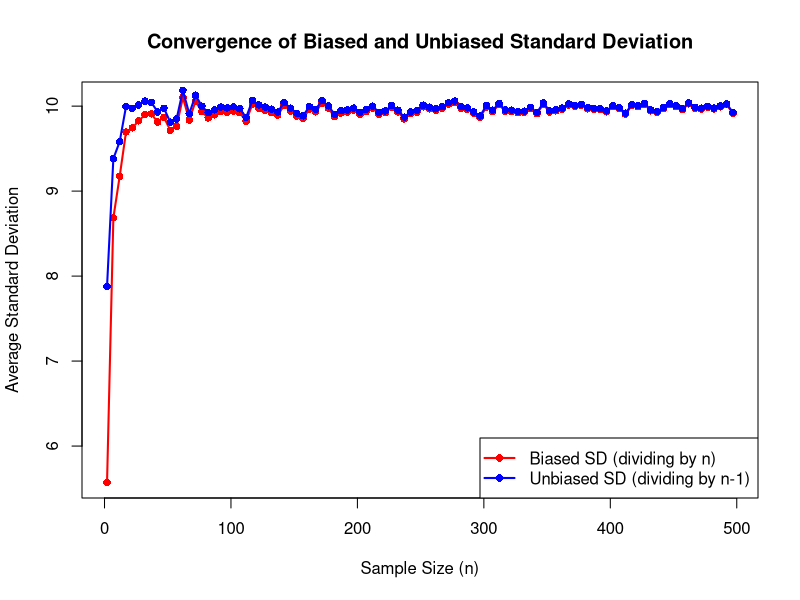

This figure's R source:
# Set seed for reproducibility
set.seed(123)

# Generate a large population (true distribution)
population <- rnorm(10000, mean = 50, sd = 10)  # Mean 50, SD 10

# Define a range of sample sizes
sample_sizes <- seq(2, 500, by = 5)  # From 2 to 500, step 5
num_trials <- 100  # Number of samples per sample size

# Store mean standard deviations for each sample size
mean_biased_sds <- numeric(length(sample_sizes))
mean_unbiased_sds <- numeric(length(sample_sizes))

# Loop through different sample sizes
for (i in seq_along(sample_sizes)) {
  n <- sample_sizes[i]
  biased_sds <- numeric(num_trials)
  unbiased_sds <- numeric(num_trials)
  for (j in 1:num_trials) {
    sample_data <- sample(population, n)
    # Biased standard deviation (dividing by n)
    biased_sds[j] <- sqrt(sum((sample_data - mean(sample_data))^2) / n)
    # Unbiased standard deviation (dividing by n-1) - R's default sd()
    unbiased_sds[j] <- sd(sample_data)
  }
  # Store the mean values for this sample size
  mean_biased_sds[i] <- mean(biased_sds)
  mean_unbiased_sds[i] <- mean(unbiased_sds)
}

# Plot the results
plot(sample_sizes, mean_biased_sds, type = "o", col = "red", pch = 16, lwd = 2,
     xlab = "Sample Size (n)", ylab = "Average Standard Deviation",
     main = "Convergence of Biased and Unbiased Standard Deviation")
lines(sample_sizes, mean_unbiased_sds, type = "o", col = "blue", pch = 16, lwd = 2)

# Add legend
legend("bottomright", legend = c("Biased SD (dividing by n)", "Unbiased SD (dividing by n-1)"),
       col = c("red", "blue"), pch = 16, lwd = 2)